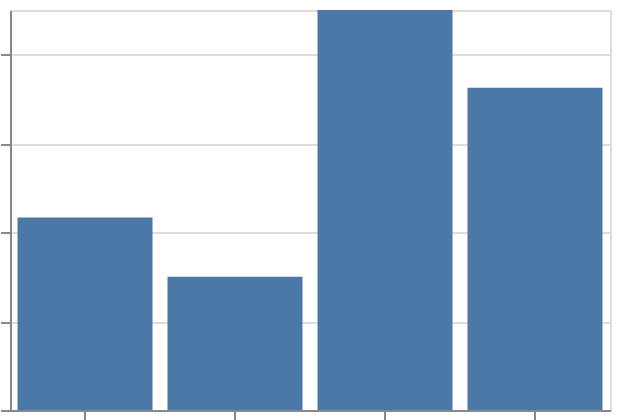

Vega-Lite specification for this chart:
### Vega-Lite specification from a JSON file in a GitHub repository (floating-point values rounded to 4 significant figures)
{"$schema": "https://vega.github.io/schema/vega-lite/v6.json", "padding": 5, "autosize": "none", "width": 300, "height": 200, "data": {"name": "table", "values": [{"c": "C", "x": 5, "y": 3, "v": 7, "g": "p"}, {"c": "A", "x": 6, "y": 1, "v": 7, "g": "q"}, {"c": "A", "x": 8, "y": 10, "v": 9, "g": "p"}, {"c": "A", "x": 2, "y": 7, "v": 10, "g": "q"}, {"c": "D", "x": 8, "y": 2, "v": 1, "g": "p"}, {"c": "D", "x": 10, "y": 10, "v": 11, "g": "q"}, {"c": "B", "x": 8, "y": 7, "v": 9, "g": "p"}, {"c": "A", "x": 2, "y": 11, "v": 8, "g": "q"}, {"c": "B", "x": 3, "y": 11, "v": 1, "g": "p"}, {"c": "D", "x": 1, "y": 1, "v": 11, "g": "q"}]}, "mark": "bar", "encoding": {"x": {"field": "c", "type": "nominal", "sort": "-x"}, "y": {"field": "y", "type": "quantitative", "aggregate": "mean"}}}
